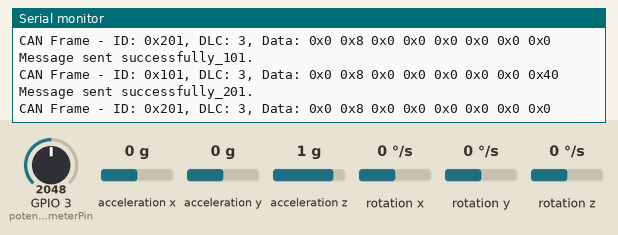
Recording of a sketch running on a simulated ESP32. Parts: the last lines printed to the serial monitor. The inputs (shaded band) are chosen by the test bench; at power-on: acceleration x 0 g, GPIO 3 (potentiometerPin) = 2048, acceleration y 0 g, acceleration z 1 g, rotation x 0 °/s, rotation y 0 °/s, rotation z 0 °/s.

Above: at 1.2 s.
1.3 s: acceleration x set to -1.4 g
At 1.9 s:
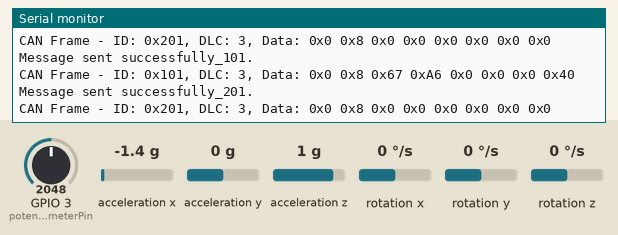
2.8 s: GPIO 3 (potentiometerPin) set to 2866
At 3.3 s:
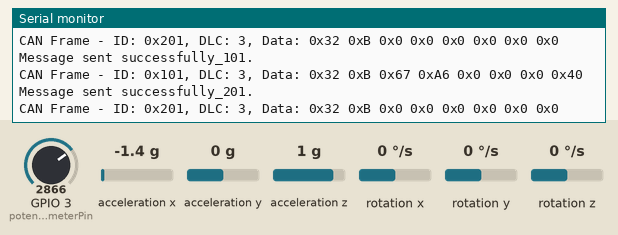
4.3 s: acceleration y set to -1.4 g
At 5.0 s:
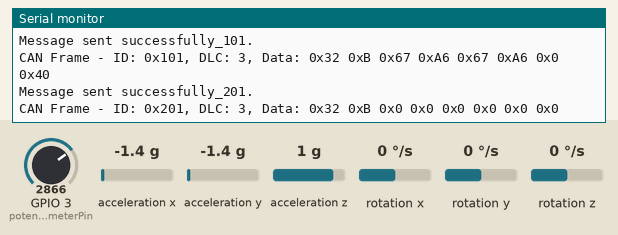
5.8 s: acceleration z set to -1.4 g
At 6.3 s:
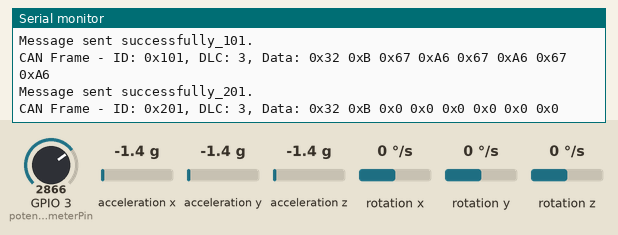
7.3 s: GPIO 3 (potentiometerPin) set to 3972
At 8.0 s:
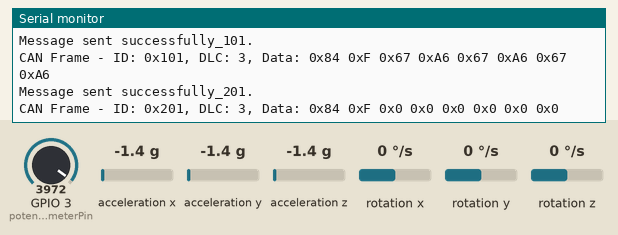
8.8 s: rotation x set to -192 °/s
At 9.3 s:
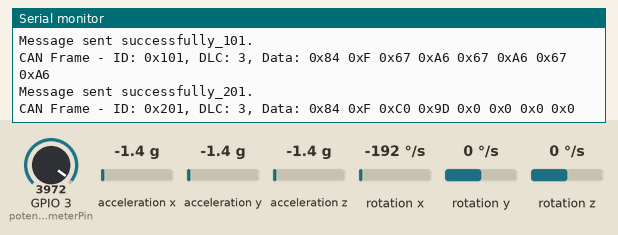

Measured:
- after the input at 1.3 s, the serial monitor: prints a new line at once (image 1)
- after the input at 2.8 s, the serial monitor: prints a new line at once (image 2)
- after the input at 4.3 s, the serial monitor: prints a new line at once (image 3)
- after the input at 5.8 s, the serial monitor: prints a new line at once (image 4)
- after the input at 7.3 s, the serial monitor: prints a new line at once (image 5)
- after the input at 8.8 s, the serial monitor: prints a new line at once (image 6)

The sketch:

can_sender_final.ino
```cpp
#include <SPI.h>
#include <mcp_can.h>
#include <Wire.h>
#include <MPU6050.h>

#define CAN0_INT 2                              // Set INT to pin 2
MCP_CAN CAN0(18);                               // Set CS to pin 10

MPU6050 mpu;

#define ID_SENSOR_DATA_101 0x101  // CAN message ID for front left wheel and sensors potentiometer and accelerator
#define ID_SENSOR_DATA_201 0x201  // CAN message ID for front left wheel and sensors gyroscope and hall-effect

// | CAN ID  | Offset | Name                       | Unit | Scale | Type  | Rate  | Firmware        | Comment |
// |---------|--------|----------------------------|------|-------|-------|-------|----------------|---------|
// | 0x520   | 0      | RPM                        | rpm  | 1     | int16 | 50Hz  | 1.67 and newer |         |
// | 0x520   | 2      | Throttle position/pedal    | %    | 0.1   | int16 | 50Hz  | 1.67 and newer |         |
// | 0x520   | 4      | MAP                        | kPa  | 0.1   | int16 | 50Hz  | 1.67 and newer |         |
// | 0x520   | 6      | Lambda                     |      | 0.001 | int16 | 50Hz  | 1.67 and newer | Average lambda |
// | 0x521   | 0      | Lambda A                   |      | 0.001 | int16 | 50Hz  | 1.67 and newer | Lambda cylinder bank A |
// | 0x521   | 4      | Ignition angle             | BTDC | 0.1   | int16 | 50Hz  | 1.67 and newer |         |
// | 0x521   | 6      | Ignition cut               | %    | 1     | int16 | 50Hz  | 1.67 and newer | Percent of ignition event being cut (for rev-limit etc) |
// | 0x522   | 4      | Fuel cut                   | %    | 1     | int16 | 50Hz  | 1.67 and newer | Percent of fuel event being cut (for rev-limit etc) |
// | 0x522   | 6      | Vehicle Speed              | km/h | 0.1   | int16 | 50Hz  | 1.67 and newer | Speed signal for display purpose |
// | 0x524   | 2      | Lambda corr A              | %    | 0.1   | int16 | 50Hz  | 1.67 and newer | Short term lambda-correction applied to bank A cylinders |
// | 0x530   | 0      | Battery voltage            | V    | 0.01  | int16 | 10Hz  | 1.67 and newer |         |
// | 0x530   | 4      | Intake air temp            | °C   | 0.1   | int16 | 10Hz  | 1.67 and newer |         |
// | 0x530   | 6      | Coolant temp               | °C   | 0.1   | int16 | 10Hz  | 1.67 and newer |         |
// | 0x536   | 0      | Gear                       |      | 1     | int16 | 10Hz  | 1.79 and newer | Calculated manual transmission gear or commanded gear |
// | 0x536   | 4      | Oil pressure               | kPa  | 0.1   | int16 | 10Hz  | 1.135 and newer |         |
// | 0x536   | 6      | Oil temp                   | °C   | 0.1   | int16 | 10Hz  | 1.135 and newer |         |
// | 0x537   | 4      | Coolant pressure           | kPa  | 0.1   | int16 | 10Hz  | 1.135 and newer |         |
// | 0x527   | 6      | Lambda target              |      | 0.001 | int16 | 50Hz  | 1.135 and newer |         |
// | 0x542   | 4      | ECU errors code(s)         |      | 0.1   | int16 | 10Hz  | 1.135 and newer |         |

//#define ID_SENSOR_DATA 0x102  // CAN message ID for front right wheel and sensors potentiometer and accelerator
//#define ID_SENSOR_DATA 0x202  // CAN message ID for front right wheel and sensors gyroscope and hall-effect

//#define ID_SENSOR_DATA 0x103  // CAN message ID for rear right wheel and sensors potentiometer and accelerator
//#define ID_SENSOR_DATA 0x203  // CAN message ID for rear right wheel and sensors gyroscope and hall-effect

//#define ID_SENSOR_DATA 0x104  // CAN message ID for rear left wheel and sensors potentiometer and accelerator
//#define ID_SENSOR_DATA 0x204  // CAN message ID for rear left wheel and sensors gyroscope and hall-effect

// Sensor pins
const int potentiometerPin = 3;    // Use a valid ADC pin on ESP32 for petensiometer

const int SDA_PIN = 5;    // Use a valid sda pin on ESP32 for MPU6050
const int SCL_PIN = 4;    // Use a valid scl pin on ESP32 for MPU6050

// const int hallEffectPin = 0; // Use a valid pin on ESP32 for Hall Effect sensor

void setup()
{
  Serial.begin(115200);  // CAN is running at 500,000BPS; 115,200BPS is SLOW, not FAST, thus 9600 is crippling.

  // Initialize MCP2515 running at 16MHz with a baudrate of 500kb/s and the masks and filters disabled.
  if(CAN0.begin(MCP_ANY, CAN_500KBPS, MCP_8MHZ) == CAN_OK) //By default ECU operates at 1MBPS
    Serial.println("MCP2515 Initialized Successfully!");
  else
    Serial.println("Error Initializing MCP2515...");

  // Since we do not set NORMAL mode, we are in loopback mode by default.
  CAN0.setMode(MCP_NORMAL);

  pinMode(CAN0_INT, INPUT);                           // Configuring pin for /INT input

  // Initialize I2C communication with custom SDA and SCL pins
  Wire.begin(SDA_PIN, SCL_PIN); // Initialize I2C with custom pins

  // Initialize MPU6050
  mpu.initialize();

  if (!mpu.testConnection()) {
    Serial.println("MPU6050 connection failed!");
    while (1);  // Stop the program if MPU6050 is not connected
  } else {
    Serial.println("MPU6050 initialized successfully.");
  }

}

void sendCanData(int id,int16_t value1,int16_t x,int16_t y,int16_t z){

    // Prepare a CAN data frame (8 bytes total)
    unsigned char data[8] = {0};

    // Split the 16-bit value into high and low bytes
    data[0] = lowByte(value1);  // Low byte
    data[1] = highByte(value1); // High byte

    data[2] = lowByte(x);  // Low byte of x
    data[3] = highByte(x); // High byte of x

    data[4] = lowByte(y);  // Low byte of y
    data[5] = highByte(y); // High byte of y

    data[6] = lowByte(z);  // Low byte of z
    data[7] = highByte(z); // High byte of z

    // Send the data array over CAN (example with 8 bytes)
    if ((id == 101) && (CAN0.sendMsgBuf(ID_SENSOR_DATA_101, 0, 8, data) == CAN_OK)) {
        Serial.println("Message sent successfully_101.");

        // Print the CAN frame details
        Serial.print("CAN Frame - ID: 0x");
        Serial.print(ID_SENSOR_DATA_101, HEX);
        Serial.print(", DLC: 3, Data: ");
        for (int i = 0; i < 8; i++) { // Adjusted to only print valid data
            Serial.print("0x");
            Serial.print(data[i], HEX);
            Serial.print(" ");
        }
        Serial.println();
    } else if ((id == 201) && (CAN0.sendMsgBuf(ID_SENSOR_DATA_201, 0, 8, data) == CAN_OK)){
        Serial.println("Message sent successfully_201.");

        // Print the CAN frame details
        Serial.print("CAN Frame - ID: 0x");
        Serial.print(ID_SENSOR_DATA_201, HEX);
        Serial.print(", DLC: 3, Data: ");
        for (int i = 0; i < 8; i++) { // Adjusted to only print valid data
            Serial.print("0x");
            Serial.print(data[i], HEX);
            Serial.print(" ");
        }
        Serial.println();
    }else{
        Serial.println("Error sending message.");
    }

}

void readAndSendSensorData() {
    // Read analog sensor values
    int16_t potentiometerValue = analogRead(potentiometerPin);

    int16_t ax, ay, az, gx, gy, gz;

    // Read acceleration and gyroscope data
    mpu.getAcceleration(&ax, &ay, &az);  // Read accelerometer data
    mpu.getRotation(&gx, &gy, &gz);      // Read gyroscope data

    sendCanData(101,potentiometerValue,ax,ay,az);
    sendCanData(201,potentiometerValue,gx,gy,gz); // We must change potetiometer value with hall effect sensor value

}

void loop() {
    readAndSendSensorData(); // Read sensors and send data
    delay(10);              // Increase delay to reduce bus flooding
}
```
